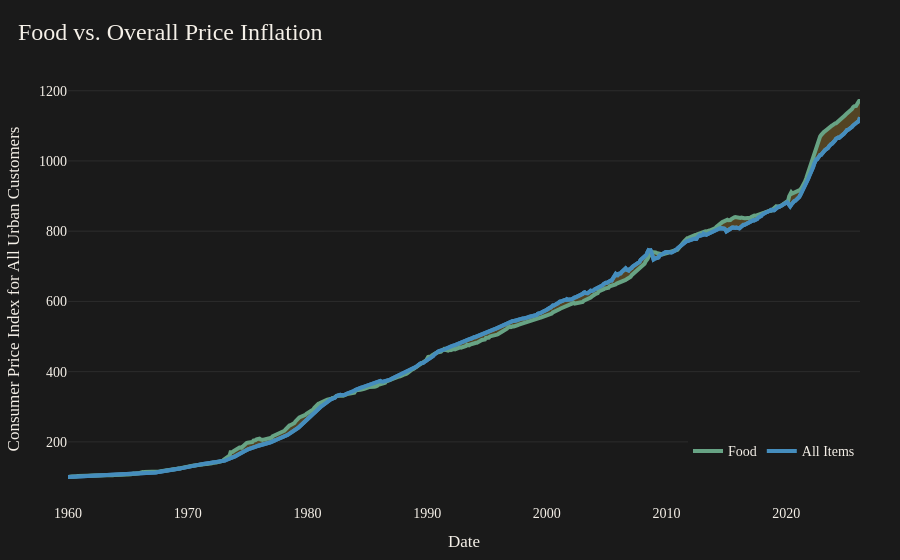

Notebook source saved alongside this figure:
### Code cell
# line chart of food as a percent of personal consumption expenditures

# data 
x = both_cpi["observation_date"]
food_cpi = both_cpi["food_cpi_reindex"]
total_cpi = both_cpi["total_cpi_reindex"]

# figure
fig = go.Figure()

# line plot 
fig.add_trace(
    go.Scatter(
        x=x,
        y=total_cpi,
        mode="lines",
        name="All Items",
        line=dict(
            color="#458dbd",
            width=4
        ),
        hovertemplate=
        "All Items CPI: %{y:.1f}<extra></extra>",
    )
)
fig.add_trace(
    go.Scatter(
        x=x,
        y=food_cpi,
        mode="lines",
        name="Food",
        line=dict(
            color='#67a384',
            width=4
        ),
        hovertemplate=
        "Food CPI: %{y:.1f}<extra></extra>"
    )
)
fig.add_trace(
    go.Scatter(
        x=x,
        y=total_cpi,
        mode="lines",
        name="All Items",
        line=dict(
            color="#458dbd",
            width=4
        ),
        fill='tonexty',
        fillcolor='rgba(214, 162, 58, 0.3)',
        hoverinfo='skip',
        showlegend=False
    )
)

# title and layout 
fig.update_layout(
    template="plotly_dark",

    title=dict(
        text="Food vs. Overall Price Inflation",
        x=0.02,
        xanchor="left",
        font=dict(
            family="Playfair Display",
            size=24
        )
    ),

    font=dict(
        family="Source Sans 3",
        color="#f5f0e8",
        size=14
    ),

    paper_bgcolor="#1a1a1a",
    plot_bgcolor="#1a1a1a",

    margin=dict(l=60, r=40, t=80, b=60),

    hovermode="x unified",

    xaxis=dict(
        title="Date",
        showgrid=False,
        tickfont=dict(size=14),
        zeroline=False,
        ticklabelstandoff=5
    ),

    yaxis=dict(
        title="Consumer Price Index for All Urban Customers",
        tickfont=dict(size=14),
        gridcolor="rgba(255,255,255,0.08)",
        zeroline=False
    ),

    legend=dict(
        orientation="h",
        yanchor="top",
        y=0.15,
        xanchor="right",
        x=1,
        itemclick=False,
        itemdoubleclick=False
    )
)

fig.show()

### Figure 1 — Plotly figure (JSON) as saved in the notebook; plotly's stock layout.template omitted (floating-point values rounded to 4 significant figures; data arrays with more than 128 entries replaced by an {"elided": "..."} marker saying what was removed)
{"data": [{"hovertemplate": "All Items CPI: %{y:.1f}<extra></extra>", "line": {"color": "#458dbd", "width": 4}, "mode": "lines", "name": "All Items", "type": "scatter", "x": {"elided": "794 str values"}, "y": {"elided": "794 float values"}}, {"hovertemplate": "Food CPI: %{y:.1f}<extra></extra>", "line": {"color": "#67a384", "width": 4}, "mode": "lines", "name": "Food", "type": "scatter", "x": {"elided": "794 str values"}, "y": {"elided": "794 float values"}}, {"fill": "tonexty", "fillcolor": "rgba(214, 162, 58, 0.3)", "hoverinfo": "skip", "line": {"color": "#458dbd", "width": 4}, "mode": "lines", "name": "All Items", "showlegend": false, "type": "scatter", "x": {"elided": "794 str values"}, "y": {"elided": "794 float values"}}], "layout": {"font": {"color": "#f5f0e8", "family": "Source Sans 3", "size": 14}, "hovermode": "x unified", "legend": {"itemclick": false, "itemdoubleclick": false, "orientation": "h", "x": 1, "xanchor": "right", "y": 0.15, "yanchor": "top"}, "margin": {"b": 60, "l": 60, "r": 40, "t": 80}, "paper_bgcolor": "#1a1a1a", "plot_bgcolor": "#1a1a1a", "title": {"font": {"family": "Playfair Display", "size": 24}, "text": "Food vs. Overall Price Inflation", "x": 0.02, "xanchor": "left"}, "xaxis": {"showgrid": false, "tickfont": {"size": 14}, "ticklabelstandoff": 5, "title": {"text": "Date"}, "zeroline": false}, "yaxis": {"gridcolor": "rgba(255,255,255,0.08)", "tickfont": {"size": 14}, "title": {"text": "Consumer Price Index for All Urban Customers"}, "zeroline": false}}}
